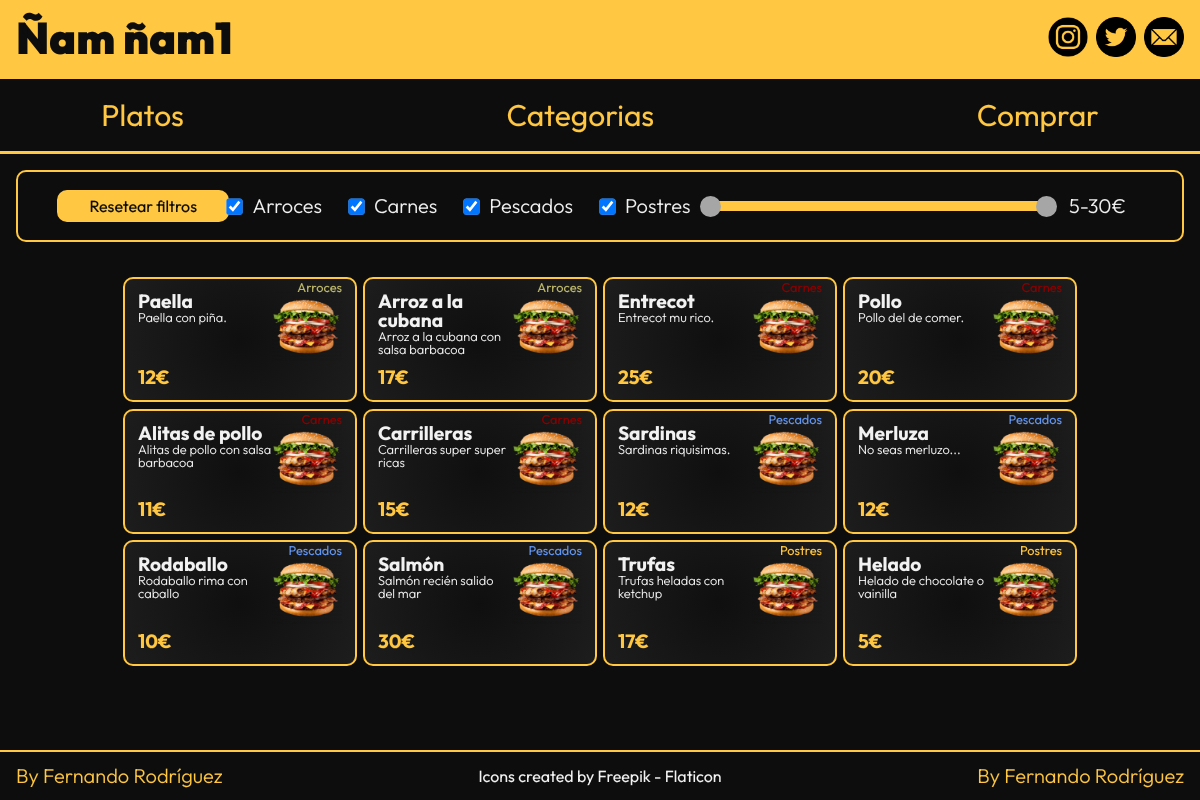
Before: / with the older database file.
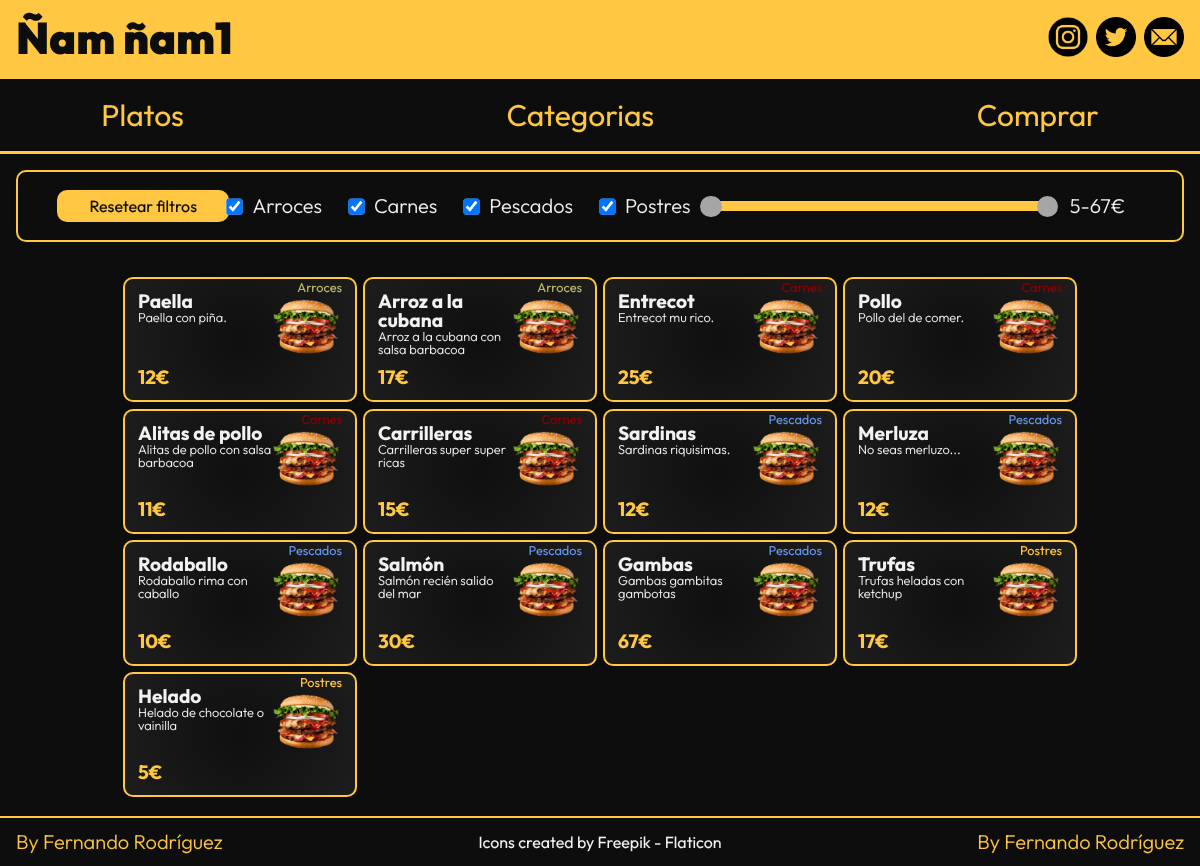
After: the same page with the newer database file.
### tables this page shows
CREATE TABLE `categoria` (
  `idcategoria` int(11) NOT NULL,
  `nombre` varchar(100) NOT NULL,
  `descripcion` varchar(255) NOT NULL
);

CREATE TABLE `plato` (
  `idplato` int(11) UNSIGNED NOT NULL,
  `nombre` varchar(100) NOT NULL,
  `foto` varchar(255) NOT NULL,
  `descripcion` varchar(255) NOT NULL,
  `idcategoria` int(11) NOT NULL,
  `precio` double NOT NULL
);

### app/controllers/ProductsController.php (called while the page is built, shortened)
<?php
class ProductsController{
    public static function mostrarPlatos($cat=""){
        $platos = ProductsModel::getPlatos();
        $nombresCategorias = ProductsModel::getNombresCategorias();
        $precio = ProductsModel::getPrecioMaxMin();
        require_once('app/views/platos.php');
    }
}

### index.php (called while the page is built)
<?php
require_once('app/controllers/FrontalController.php');

### app/db/Conectar.php (called while the page is built)
<?php
class Conectar {
    public static function conexion(){
        try {
            $conexion = new PDO('mysql:host=' . Config::$host. ';dbname=' . Config::$database . ';port=' . Config::$port . ';charset=' . Config::$charset, Config::$username, Config::$password);
            $conexion->setAttribute(PDO::ATTR_ERRMODE, PDO::ERRMODE_EXCEPTION);
        } catch (PDOException $e) {
            echo "<br>Error: " . $e->getMessage();
            echo "<br>Código del error: " . $e->getCode();
            echo "<br>Fichero error: " . $e->getFile();
            echo "<br>Línea del error: " . $e->getLine();
            exit;
        }
        return $conexion;
    }
}
?>

### app/models/ProductsModel.php (called while the page is built, shortened)
<?php
class ProductsModel {
    public static function getPlatos($cat=""){
        try {
            if($cat==""){
                $sql = "SELECT plato.idplato as id, plato.nombre as nombre,plato.foto as foto, plato.descripcion as descripcion, plato.precio as precio,
                categoria.nombre as categoria
                FROM plato
                JOIN categoria ON categoria.idcategoria = plato.idcategoria";
            }else{
                $sql = "SELECT plato.idplato as id, plato.nombre as nombre,plato.foto as foto, plato.descripcion as descripcion, plato.precio as precio,
                categoria.nombre as categoria
                FROM plato
                JOIN categoria ON categoria.idcategoria = plato.idcategoria WHERE categoria.nombre='$cat'";
            }
            $consulta = Conectar::conexion()->prepare($sql);
            $consulta->execute();
            $platos = $consulta->fetchAll(PDO::FETCH_ASSOC);
            for ($i=0; $i < sizeof($platos); $i++) {
                $platos[$i]['json']=json_encode($platos[$i]);
            }
            return  $platos;
        } catch (PDOException $e) {
            exit("Error: " . $e->getMessage());
        }
    }
    public static function getNombresCategorias(){
        try {
            $sql = "SELECT nombre FROM categoria";
            $consulta = Conectar::conexion()->prepare($sql);
            $consulta->execute();
            $categorias = $consulta->fetchAll(PDO::FETCH_ASSOC);
            return  $categorias;
        } catch (PDOException $e) {
            exit("Error: " . $e->getMessage());
        }
    }
    public static function getPrecioMaxMin(){
        try {
            $sql = "SELECT min(precio) as minimo, max(precio) as maximo FROM plato";
            $consulta = Conectar::conexion()->prepare($sql);
            $consulta->execute();
            $precio = $consulta->fetchAll(PDO::FETCH_ASSOC);
            return  $precio;
        } catch (PDOException $e) {
            exit("Error: " . $e->getMessage());
        }
    }
}

### app/views/platos.php (the view, shortened to what this page needs)
    <?php include("parts/filtros.php")?>
    <div class="productsContainerTodos">
    <?php
        foreach ($platos as $plato) { ?>
            <div class="producto <?=$plato['categoria']?>">
            <a class="producto_categoria <?=$plato['categoria']?>" href="index.php?ctl=verCategorias#<?=$plato['categoria']?>"><?=$plato['categoria']?></a>
                <div class="producto_div_info_foto">
                    <div>
                        <h4 class="producto_nombre"><?=$plato['nombre']?></h4>
                        <p class="producto_descripcion"><?=$plato['descripcion']?></p>
                    </div>
                    <img src="<?=Config::$rutaIMG?>platos/default.png" alt="Icono comida" style="width:70px; height:70px;">
                </div>
                <div class="linea-flex">
                    <h4 class="producto_precio"><?=$plato['precio'].'€'?></h4>
                </div>
            </div>
       <?php }
    ?>
    </div>
<?php
$contenido = ob_get_clean();
include 'layouts/ly_login.php'; ?>

### app/views/parts/filtros.php (shortened to what this page needs)
<div id="filtros">
    <a href="#" id="resetFiltros" class="boton">Resetear filtros</a>
    <div class="unFiltro">
    <?php
        foreach ($nombresCategorias as $cat) { ?>
            <span class="linea-flex">
            <input class="checkFiltros" type="checkbox" id="<?=$cat['nombre']?>" name="<?=$cat['nombre']?>" value="<?=$cat['nombre']?>" checked>
        <label for="<?=$cat['nombre']?>"><?=$cat['nombre']?></label><br>
        </span>
        <?php }
    ?>
    </div>
    <div class="unFiltro">
        <output id="rangeSlider"></output>
        <p style="margin-left: 6px;" id="textoSlider"><?=$precio[0]['minimo']?>-<?=$precio[0]['maximo']?></p>
    </div>
</div>

### app/controllers/FrontalController.php (shortened to what this page needs)
<?php
    spl_autoload_register(function ($clase) {
        $pathConfig = 'config/Config.php';
        $pathControllers = 'app/controllers/' . $clase . '.php';
        $pathBD = 'app/db/' . $clase . '.php';
        $pathModels = 'app/models/' . $clase . '.php';
        $pathHelpers = 'app/helpers/' . $clase . '.php';
    });
    $map = array(
        'index' => array(
            'controller' => 'MainController',
            'action' => 'index'
        ),
        'verFormLogin' => array(
            'controller' => 'VistasController',
            'action' => 'verFormLogin'
        ),
        'checkLogin' => array(
            'controller' => 'UsersController',
            'action' => 'checkLogin'
        ),
        'verRegistro' => array(
            'controller' => 'VistasController',
            'action' => 'verFormularioRegistro'
        ),
        'registro' => array(
            'controller' => 'UsersController',
            'action' => 'registro'
        ),
        'logout' => array(
            'controller' => 'UsersController',
            'action' => 'logout'
        ),
        'verPlatos' => array(
            'controller' => 'ProductsController',
            'action' => 'mostrarPlatos'
        ),
        'verCategorias' => array(
            'controller' => 'ProductsController',
            'action' => 'mostrarCategorias'
        ),
        'verPerfil' => array(
            'controller' => 'UsersController',
            'action' => 'verPerfil'
        ),
        'verResumenCompra' => array(
            'controller' => 'CompraController',
            'action' => 'resumenCompra'
        ),
        'borrarCuenta' => array(
            'controller' => 'UsersController',
            'action' => 'borrarCuenta'
        ),
        'verDocapi' => array(
            'controller' => 'VistasController',
            'action' => 'verDocApi'
        ),
        'confirmarCompra' => array(
            'controller' => 'CompraController',
            'action' => 'procesarCarrito'
        ),
        'descargarFactura' => array(
            'controller' => 'DescargarFactura',
            'action' => 'descargarFactura'
        )
    );
    if (isset($_REQUEST['ctl'])) {
        if (isset($map[$_REQUEST['ctl']])) {
            $ruta = $_REQUEST['ctl'];
        } else {
            header("Location: app/views/errors/404.php");
        }
    } else {
        $ruta = Config::$defaultRoute;
    }
    $controlador = $map[$ruta];
    if (method_exists($controlador['controller'], $controlador['action'])) {
        call_user_func(
            array(
                $controlador['controller'],
                $controlador['action']
            )
        );
    } else {
        header("Location: app/views/errors/404.php");
    }

### app/views/layouts/ly_login.php (shortened to what this page needs)
<!DOCTYPE html>
<html lang="es">
<head>
    <link rel="stylesheet" href="<?=Config::$rutaCSS?>jquery-ui.css">
    <link rel="stylesheet" href="<?=Config::$rutaCSS?>jquery-ui.structure.css">
    <link rel="stylesheet" href="<?=Config::$rutaCSS?>jquery-ui.theme.css">
    <link rel="stylesheet" href="<?=Config::$rutaCSS?>reset.css">
    <link rel="stylesheet" href="<?=Config::$rutaCSS?>style.css">
</head>
<body>
    <div class="makeFooterStickToBottom">
    <?php include(Config::$rutaParts."header.php")?>
    <?php include(Config::$rutaParts."nav.php")?>
    <main>
        <div class="mainContainer">
            <?= $contenido ?>
        </div>
    </main>
    </div>
    <?php include(Config::$rutaParts."footer.php")?>
</body>
</html>

### app/views/parts/header.php
<header>
    <h1><?=Config::$titulo?></h1>
    <div class="linea-flex">
        <a href="#"><img src="<?=Config::$rutaIMG?>social/instagram.png" alt="Icono instagram" style="width:40px;height:40px;"></a>
        <a href="#"><img src="<?=Config::$rutaIMG?>social/twitter.png" alt="Icono twitter" style="width:40px;height:40px;"></a>
        <a href="#"><img src="<?=Config::$rutaIMG?>social/gmail.png" alt="Icono gmail" style="width:40px;height:40px;"></a>
    </div>
</header>

### app/views/parts/nav.php (shortened to what this page needs)
<nav id ="nav">
    <ul>
        <li><a id="enlacePlatos" class="enlaceNavegable" href="index.php?ctl=verPlatos">Platos</a></li>
        <li><a id="enlaceCategorias" class="enlaceNavegable" href="index.php?ctl=verCategorias">Categorias</a></li>
        <?php if(!isset($_SESSION['nombre'])){ ?>
            <li><a class="enlaceNavegable" href="index.php?ctl=index">Comprar</a></li>
        <?php }?>
    </ul>
</nav>

### app/views/parts/footer.php
<footer>
    <p>By Fernando Rodríguez</p>
    <a href="https://www.flaticon.es/iconos-gratis/carrito-inteligente" title="carrito inteligente iconos">Icons created by Freepik - Flaticon</a>
    <p>By Fernando Rodríguez</p>
</footer>

Changed rows visible on the page:
added plato: idcategoria.nombre "Pescados", nombre "Gambas", descripcion "Gambas gambitas gambotas", precio "67"
Other visible differences:
$precio[0]['maximo']: "30" → "67"
